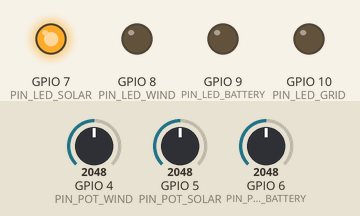
Recording of a sketch running on a simulated ESP32-S3. On the bench: output pins drawn as LEDs (lit = HIGH). The test bench sets the inputs (shaded band); at power-on: GPIO 5 (PIN_POT_SOLAR) = 2048, GPIO 4 (PIN_POT_WIND) = 2048, GPIO 6 (PIN_POT_BATTERY) = 2048 (analog values on the 0–4095 scale). What the sketch prints to the serial monitor is not drawn.

Above: at 1.2 s.
1.3 s: GPIO 5 (PIN_POT_SOLAR) set to 1602
4.3 s: GPIO 5 (PIN_POT_SOLAR) set to 1513
At 5.0 s:
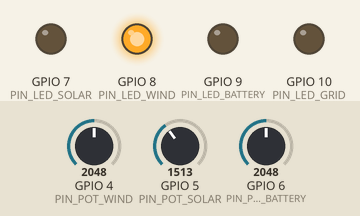
5.9 s: GPIO 4 (PIN_POT_WIND) set to 1578
7.5 s: GPIO 4 (PIN_POT_WIND) set to 1485
At 8.7 s:
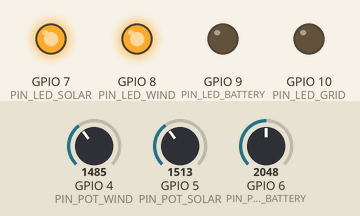
9.0 s: GPIO 4 (PIN_POT_WIND) set to 29
10.8 s: GPIO 4 (PIN_POT_WIND) set to 24
At 11.7 s:
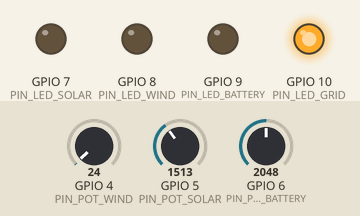
Timing chart, 0 to 13.3 s (numbered marks = the images above; inputs shaded):
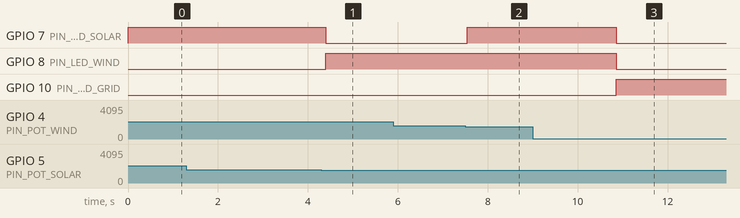

The sketch:

power_node.ino
```cpp
#include <WiFi.h>
#include <WebServer.h>
#include "config.h"
#include "sensors.h"
#include "fsm_engine.h"
#include "decision_json.h"
#include "led_outputs.h"
#include "web_ui.h"

WebServer    server(80);
WebControls  g_web;        // demand + hour from the web UI
SystemInputs g_inputs;     // latest engine inputs
Decision     g_decision;   // latest engine output
FsmEngine    fsm;

void setup() {
    Serial.begin(115200);

    // Wait up to 2 s for the USB CDC serial monitor
    unsigned long start = millis();
    while (!Serial && (millis() - start < 2000)) {
        delay(10);
    }

    Serial.println("\n[BOOT] ESP32-S3 microgrid node");

    init_leds();
    init_sensors();

    // Run the engine once BEFORE the web server starts, so /api/state never serves an empty decision.
    uint32_t now = millis();
    g_inputs   = make_system_inputs(read_potentiometers(now), g_web);
    g_decision = fsm.step(g_inputs, now);
    apply_leds(g_decision.selected);

    WiFi.mode(WIFI_AP);
    init_web_ui("ESP32_Microgrid", "12345678");

    Serial.println("[BOOT] Running. Connect to Wi-Fi ESP32_Microgrid and open the address above.\n");
}

void loop() {
    server.handleClient();

    const uint32_t now = millis();
    g_inputs   = make_system_inputs(read_potentiometers(now), g_web);
    g_decision = fsm.step(g_inputs, now);
    apply_leds(g_decision.selected);

    static unsigned long last_print = 0;
    static Source last_selected = SRC_COUNT;   // forces a print on the first pass
    if (now - last_print >= 1000 || g_decision.selected != last_selected) {
        last_print = now;
        last_selected = g_decision.selected;
        if (Serial) {
            char buf[1024];
            decision_to_json(buf, sizeof buf, g_inputs, g_decision);
            Serial.println(buf);
        }
    }

    delay(5);   // yields to Wi-Fi/TCP tasks
}
```

decision_json.h
```cpp
#ifndef DECISION_JSON_H
#define DECISION_JSON_H

#include "config.h"

// Serializes the decision. The first five keys match your target schema (the numbers are
// suitability scores 0..1; selected_source can now also be "solar_wind"). "solar_wind" is a
// new score key for the combined mode; the rest is extra detail for the web UI.
inline int decision_to_json(char* buf, size_t n, const SystemInputs& in, const Decision& d) {
    #define B(x) ((x) ? "true" : "false")
    return snprintf(buf, n,
        "{\"solar\":%.2f,\"wind\":%.2f,\"grid\":%.2f,\"battery\":%.2f,"
        "\"selected_source\":\"%s\",\"solar_wind\":%.2f,\"best_source\":\"%s\","
        "\"eligible\":{\"solar\":%s,\"wind\":%s,\"grid\":%s,\"battery\":%s,\"solar_wind\":%s},"
        "\"inputs\":{\"solar_kw\":%.2f,\"wind_kw\":%.2f,\"battery_soc\":%.1f,"
        "\"demand_kw\":%.2f,\"required_kw\":%.2f,\"hour\":%u,\"peak_tariff\":%s},"
        "\"load_from_solar_kw\":%.2f,\"load_from_wind_kw\":%.2f,"
        "\"holding\":%s,\"dwell_remaining_ms\":%lu,\"switch_reason\":\"%s\","
        "\"battery_mode\":\"%s\",\"battery_charge_kw\":%.2f,\"grid_export_kw\":%.2f}",
        d.score[SRC_SOLAR], d.score[SRC_WIND], d.score[SRC_GRID], d.score[SRC_BATTERY],
        SOURCE_NAMES[d.selected], d.score[SRC_SOLAR_WIND], SOURCE_NAMES[d.best],
        B(d.eligible[SRC_SOLAR]), B(d.eligible[SRC_WIND]), B(d.eligible[SRC_GRID]),
        B(d.eligible[SRC_BATTERY]), B(d.eligible[SRC_SOLAR_WIND]),
        in.solar_kw, in.wind_kw, in.battery_soc_pct,
        in.demand_kw, d.required_kw, (unsigned)in.hour, B(in.is_peak_tariff),
        d.load_from_solar_kw, d.load_from_wind_kw,
        B(d.holding), (unsigned long)d.dwell_remaining_ms, d.reason,
        BATTERY_MODE_NAMES[d.battery_mode], d.battery_charge_kw, d.grid_export_kw);
    #undef B
}

#endif
```

fsm_engine.h
```cpp
#ifndef FSM_ENGINE_H
#define FSM_ENGINE_H

#include "config.h"

// Pure C++ (no Arduino calls) so it can be unit-tested on a PC and ported to ESP-IDF unchanged.

inline SystemInputs make_system_inputs(const PotInputs& pot, const WebControls& web) {
    SystemInputs s;
    s.solar_kw        = pot.solar_kw;
    s.wind_kw         = pot.wind_kw;
    s.battery_soc_pct = pot.battery_soc_pct;
    s.demand_kw       = web.demand_kw;
    s.hour            = web.hour;
    s.is_peak_tariff  = (web.hour >= PEAK_START_HOUR && web.hour <= PEAK_END_HOUR);
    return s;
}

// Finite state machine. State = which supply mode is currently selected:
// solar, wind, solar+wind together, battery, or grid.
//
//  Layer 1 (every tick): which sources can cover demand + margin, and how suitable is each.
//  Layer 2 (state logic): hysteresis, score margin, dwell timer, safety override.
class FsmEngine {
public:
    Decision step(const SystemInputs& in, uint32_t now_ms) {
        Decision d = Decision();

        const float demand      = in.demand_kw < DEMAND_FLOOR_KW ? DEMAND_FLOOR_KW : in.demand_kw;
        const float need_engage = demand * (1.0f + ENGAGE_MARGIN);
        const float need_hold   = demand * (1.0f + HOLD_MARGIN);
        d.required_kw = need_engage;

        // ---- 1. Eligibility (hysteresis: lower bar for the source already selected) ----
        for (int i = 0; i < SRC_COUNT; i++) {
            const bool  is_current = started_ && ((int)current_ == i);
            const float need       = is_current ? need_hold : need_engage;
            bool ok = false;
            switch (i) {
                case SRC_SOLAR: ok = in.solar_kw >= need; break;
                case SRC_WIND:  ok = in.wind_kw  >= need; break;
                case SRC_BATTERY: {
                    const float min_soc = is_current ? SOC_FLOOR_PCT : SOC_ENGAGE_PCT;
                    ok = (in.battery_soc_pct >= min_soc) && (BATT_MAX_DISCHARGE_KW >= need);
                    break;
                }
                case SRC_SOLAR_WIND: ok = (in.solar_kw + in.wind_kw) >= need; break;
                default: ok = true; break;   // grid can always supply
            }
            d.eligible[i] = ok;
            d.score[i]    = ok ? suitability((Source)i, in, demand) : 0.0f;
        }

        // ---- 1b. Solar+Wind is the fallback tier: while a single renewable already covers demand,
        //          show the combo just below the best single one so it is never preferred over it. ----
        if (d.eligible[SRC_SOLAR] || d.eligible[SRC_WIND]) {
            float best_solo = d.eligible[SRC_SOLAR] ? d.score[SRC_SOLAR] : 0.0f;
            if (d.eligible[SRC_WIND] && d.score[SRC_WIND] > best_solo) best_solo = d.score[SRC_WIND];
            if (d.score[SRC_SOLAR_WIND] > best_solo - HYBRID_BELOW_SOLO_GAP) {
                d.score[SRC_SOLAR_WIND] = best_solo - HYBRID_BELOW_SOLO_GAP;
            }
        }

        // ---- 2. Best eligible source (ties -> lower index) ----
        Source best = SRC_GRID;
        float  best_score = -1.0f;
        for (int i = 0; i < SRC_COUNT; i++) {
            if (d.eligible[i] && d.score[i] > best_score) {
                best_score = d.score[i];
                best = (Source)i;
            }
        }
        d.best = best;

        // ---- 3. State transition ----
        if (!started_) {
            current_ = best; started_ = true; last_switch_ms_ = now_ms;
            reason_ = REASON_INIT;
        } else if (!d.eligible[current_]) {
            // Safety: current source can no longer supply demand (or battery hit SOC floor).
            // Bypasses the dwell timer.
            current_ = best; last_switch_ms_ = now_ms;
            reason_ = REASON_SAFETY;
        } else if (best != current_ &&
                   (steps_down_from_combo(current_, best) ||
                    d.score[best] >= d.score[current_] + SCORE_SWITCH_MARGIN)) {
            const uint32_t elapsed = now_ms - last_switch_ms_;
            if (elapsed >= DWELL_MS) {
                current_ = best; last_switch_ms_ = now_ms;
                reason_ = REASON_SCORE;
            } else {
                d.holding = true;
                d.dwell_remaining_ms = DWELL_MS - elapsed;
            }
        }
        d.selected = current_;
        d.reason   = reason_;

        // ---- 4. Surplus handling: charge battery if it needs it, else export to grid ----
        if (in.battery_soc_pct >= SOC_FULL_PCT)            batt_full_ = true;
        else if (in.battery_soc_pct <= SOC_RESUME_CHARGE_PCT) batt_full_ = false;

        // Renewable power going to the load, and who supplies it. In combined mode the load is
        // shared in proportion to what each source is producing.
        const float total_ren = in.solar_kw + in.wind_kw;
        float used = 0.0f;
        if (current_ == SRC_SOLAR) {
            used = in.solar_kw < demand ? in.solar_kw : demand;
            d.load_from_solar_kw = used;
        } else if (current_ == SRC_WIND) {
            used = in.wind_kw < demand ? in.wind_kw : demand;
            d.load_from_wind_kw = used;
        } else if (current_ == SRC_SOLAR_WIND) {
            used = total_ren < demand ? total_ren : demand;
            if (total_ren > 0.0f) {
                d.load_from_solar_kw = used * (in.solar_kw / total_ren);
                d.load_from_wind_kw  = used - d.load_from_solar_kw;
            }
        }
        float surplus = total_ren - used;   // everything the load isn't using
        if (surplus < 0.0f) surplus = 0.0f;

        if (current_ == SRC_BATTERY) {
            d.battery_mode      = BATT_DISCHARGING;   // cannot charge while discharging
            d.battery_charge_kw = 0.0f;
            d.grid_export_kw    = surplus;
        } else if (surplus > MIN_SURPLUS_KW) {
            if (!batt_full_) {
                d.battery_mode      = BATT_CHARGING;
                d.battery_charge_kw = surplus < BATT_MAX_CHARGE_KW ? surplus : BATT_MAX_CHARGE_KW;
                d.grid_export_kw    = surplus - d.battery_charge_kw;
            } else {
                d.battery_mode   = BATT_FULL;
                d.grid_export_kw = surplus;
            }
        } else {
            d.battery_mode = batt_full_ ? BATT_FULL : BATT_IDLE;
        }
        return d;
    }

    Source current() const { return current_; }

private:
    static constexpr const char* REASON_INIT   = "initial selection";
    static constexpr const char* REASON_SAFETY = "safety override: source insufficient";
    static constexpr const char* REASON_SCORE  = "better suitability score";

    Source      current_        = SRC_GRID;
    bool        started_        = false;
    bool        batt_full_      = false;
    uint32_t    last_switch_ms_ = 0;
    const char* reason_         = REASON_INIT;

    // From the combined mode, go back to a single renewable as soon as one can cover demand
    // (after the dwell timer), without requiring the usual score lead.
    static bool steps_down_from_combo(Source cur, Source best) {
        return cur == SRC_SOLAR_WIND && (best == SRC_SOLAR || best == SRC_WIND);
    }

    static float headroom(float gen, float demand) {
        return clampf((gen / demand - 1.0f) / HEADROOM_FULL, 0.0f, 1.0f);
    }

    static float suitability(Source s, const SystemInputs& in, float demand) {
        const bool peak = in.is_peak_tariff;
        float cost = 0.0f, carbon = 0.0f, rel = 0.0f;
        switch (s) {
            case SRC_SOLAR:
                cost = COST_RENEWABLE; carbon = CARBON_RENEWABLE;
                rel = REL_BASE_SOLAR * (0.5f + 0.5f * headroom(in.solar_kw, demand));
                break;
            case SRC_WIND:
                cost = COST_RENEWABLE; carbon = CARBON_RENEWABLE;
                rel = REL_BASE_WIND * (0.5f + 0.5f * headroom(in.wind_kw, demand));
                break;
            case SRC_SOLAR_WIND:
                cost = COST_RENEWABLE; carbon = CARBON_RENEWABLE;
                rel = REL_BASE_HYBRID * (0.5f + 0.5f * headroom(in.solar_kw + in.wind_kw, demand));
                break;
            case SRC_BATTERY: {
                cost   = peak ? COST_BATT_PEAK : COST_BATT_OFFPEAK;
                carbon = CARBON_BATT;
                const float soc_f = clampf((in.battery_soc_pct - SOC_FLOOR_PCT) / (100.0f - SOC_FLOOR_PCT), 0.0f, 1.0f);
                rel = REL_BASE_BATTERY * (0.5f + 0.5f * soc_f);
                break;
            }
            default:
                cost   = peak ? COST_GRID_PEAK : COST_GRID_OFFPEAK;
                carbon = peak ? CARBON_GRID_PEAK : CARBON_GRID_OFFPEAK;
                rel    = REL_BASE_GRID;
                break;
        }
        return clampf(W_COST * cost + W_CARBON * carbon + W_RELIABILITY * rel, 0.0f, 1.0f);
    }
};

#endif
```

led_outputs.h
```cpp
#ifndef LED_OUTPUTS_H
#define LED_OUTPUTS_H

#include "config.h"

// Four LEDs: solar, wind, battery, grid. Solar+Wind mode lights the solar AND wind LEDs.
enum { LED_SOLAR = 0, LED_WIND = 1, LED_BATTERY = 2, LED_GRID = 3, LED_COUNT = 4 };
static const uint8_t LED_PINS[LED_COUNT] = { PIN_LED_SOLAR, PIN_LED_WIND, PIN_LED_BATTERY, PIN_LED_GRID };

inline void init_leds() {
    for (int i = 0; i < LED_COUNT; i++) {
        pinMode(LED_PINS[i], OUTPUT);
        digitalWrite(LED_PINS[i], LOW);
    }
}

inline void apply_leds(Source selected) {
    const bool on[LED_COUNT] = {
        selected == SRC_SOLAR || selected == SRC_SOLAR_WIND,
        selected == SRC_WIND  || selected == SRC_SOLAR_WIND,
        selected == SRC_BATTERY,
        selected == SRC_GRID
    };
    for (int i = 0; i < LED_COUNT; i++) {
        digitalWrite(LED_PINS[i], on[i] ? HIGH : LOW);
    }
}

#endif
```

sensors.h
```cpp
#ifndef SENSORS_H
#define SENSORS_H

#include "config.h"

// Three pots, all on ADC1. Sampled at a FIXED period (SENSOR_SAMPLE_MS) so the EMA time
// constant does not depend on how busy loop() is. Each sample is the mean of 8 reads,
// converted with analogReadMilliVolts() (uses the chip's ADC calibration).

static float    s_filt_solar     = 0.0f;   // filtered, normalized 0..1
static float    s_filt_wind      = 0.0f;
static float    s_filt_batt      = 0.0f;
static bool     s_filt_ready     = false;
static uint32_t s_last_sample_ms = 0;
static PotInputs s_pots          = { 0.0f, 0.0f, 0.0f };

static inline float read_pot_norm(int pin) {
    uint32_t acc = 0;
    for (int i = 0; i < 8; i++) acc += analogReadMilliVolts(pin);
    return clampf((acc / 8.0f) / ADC_FULLSCALE_MV, 0.0f, 1.0f);
}

inline void init_sensors() {
    analogReadResolution(12);
    analogSetAttenuation(ADC_11db);   // ~0..3.1 V range
    pinMode(PIN_POT_SOLAR,   INPUT);
    pinMode(PIN_POT_WIND,    INPUT);
    pinMode(PIN_POT_BATTERY, INPUT);
}

inline PotInputs read_potentiometers(uint32_t now_ms) {
    if (!s_filt_ready || (now_ms - s_last_sample_ms) >= SENSOR_SAMPLE_MS) {
        s_last_sample_ms = now_ms;

        const float a = read_pot_norm(PIN_POT_SOLAR);
        const float b = read_pot_norm(PIN_POT_WIND);
        const float c = read_pot_norm(PIN_POT_BATTERY);

        if (!s_filt_ready) {              // seed the filter so we don't ramp up from 0 at boot
            s_filt_solar = a; s_filt_wind = b; s_filt_batt = c;
            s_filt_ready = true;
        } else {
            s_filt_solar += EMA_ALPHA * (a - s_filt_solar);
            s_filt_wind  += EMA_ALPHA * (b - s_filt_wind);
            s_filt_batt  += EMA_ALPHA * (c - s_filt_batt);
        }

        s_pots.solar_kw         = s_filt_solar * SOLAR_RATED_KW;
        s_pots.wind_kw          = s_filt_wind  * WIND_RATED_KW;
        s_pots.battery_soc_pct  = s_filt_batt  * 100.0f;
    }
    return s_pots;
}

#endif
```

Source omitted: web_ui.h (7221 bytes), config.h (6306 bytes)

Measured:
- the behaviour switches between 1539 and 1538 on GPIO 5 (PIN_POT_SOLAR) (found by bisection; images 0 and 1)
- the behaviour switches between 1539 and 1538 on GPIO 4 (PIN_POT_WIND) (found by bisection; images 1 and 2)
- the behaviour switches between 27 and 26 on GPIO 4 (PIN_POT_WIND) (found by bisection; images 2 and 3)
- after the input at 1.3 s, every drawn part: stays the same
- after the input at 4.3 s, GPIO 7 (PIN_LED_SOLAR): HIGH → LOW after 0.10 s; GPIO 8 (PIN_LED_WIND): LOW → HIGH after 0.10 s
- after the input at 5.9 s, every drawn part: stays the same
- after the input at 7.5 s, GPIO 7 (PIN_LED_SOLAR): LOW → HIGH after 0.05 s
- after the input at 9.0 s, every drawn part: stays the same
- after the input at 10.8 s, GPIO 7 (PIN_LED_SOLAR), GPIO 8 (PIN_LED_WIND): HIGH → LOW after 0.05 s; GPIO 10 (PIN_LED_GRID): LOW → HIGH after 0.05 s
